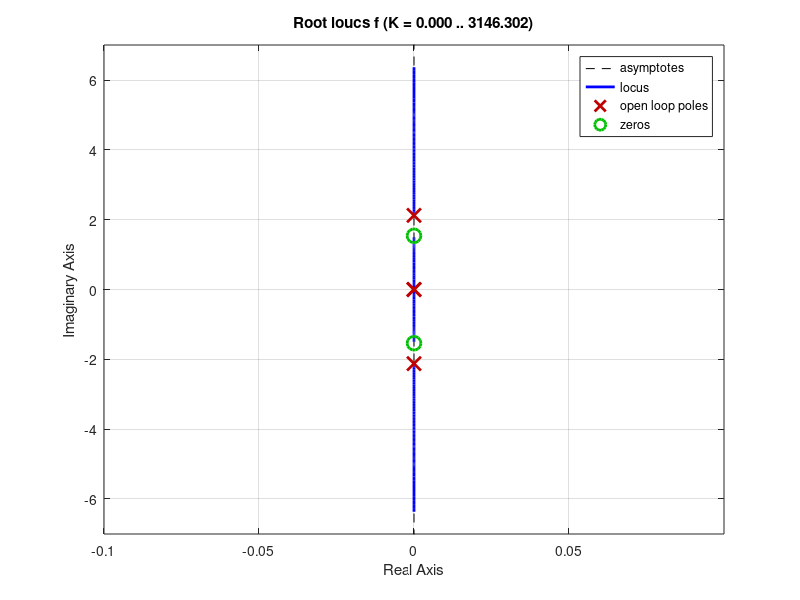
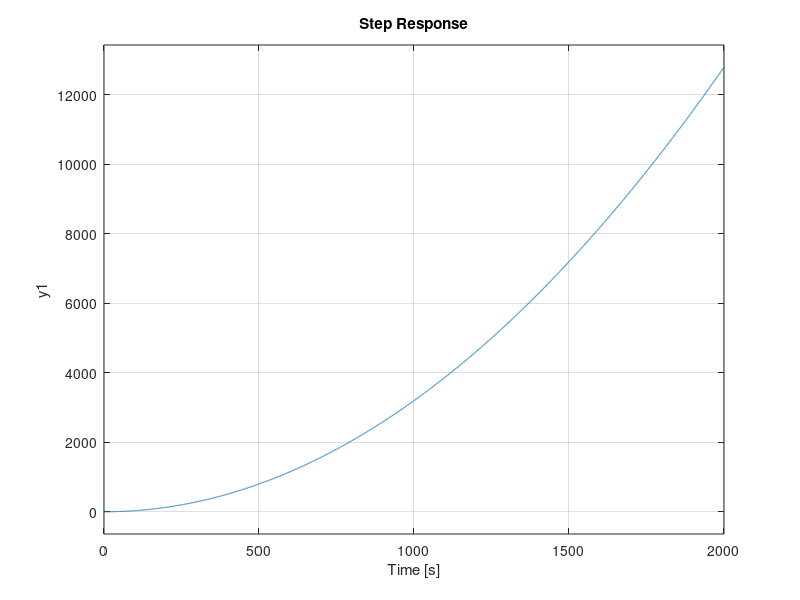
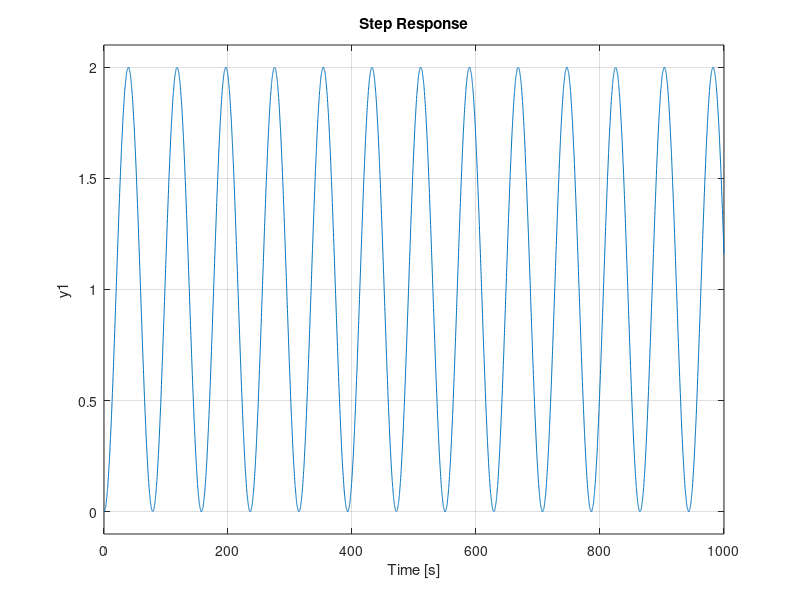
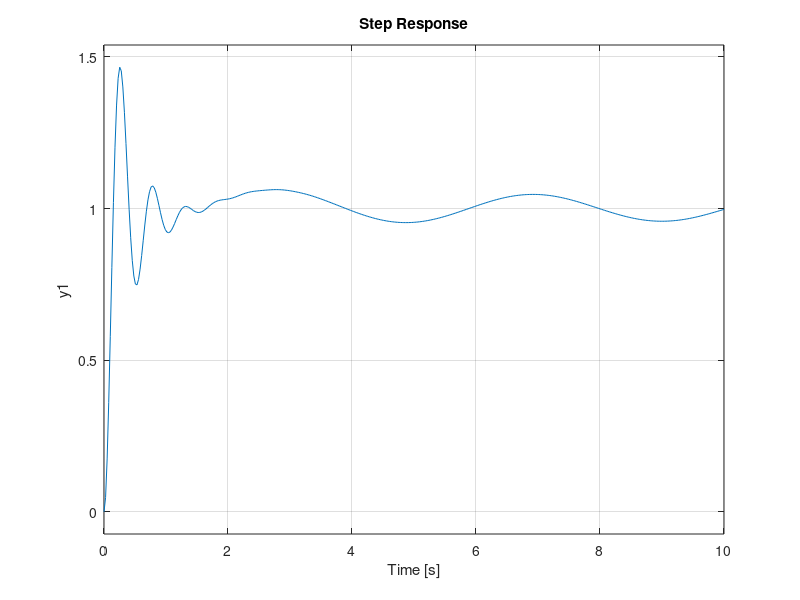

Write the MATLAB code that produced these figures, in order.
clear
clc
close all

%% sec1 without controler
A = [0 1 0 0;0 0 0 0;0 0 0 1;0 0 -4.509 0];
B=[0; 0.0064; 0; 0.076];
C=[1 0 0.076 0];
D = 0;
[num, den] = ss2tf(A, B, C, D);
f = tf(num, den);
figure(1)
rlocus(f)
s = tf('s');
figure(2)
y = f;
step(y)
figure(3)
y=f/(1+f);
step(y,1000);
%% with controler
controller=(s+1/2)/(s+6.33);
prefilter=.5/(s+1/2);
h=controller*f;
figure(4)
k=1.27*10e3;
%y=k*h/(1+k*h);
y=k*h/(1+k*h);
step(y,10);
figure(5)
rlocus(h);
